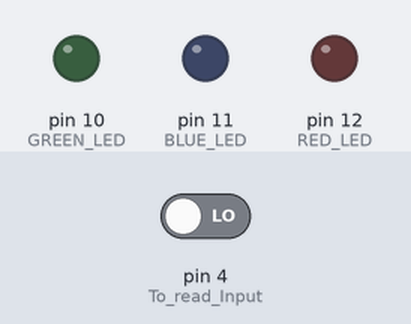
The sketch below on a simulated Arduino Uno, built with avr-gcc and run on an emulated ATmega328P. Shown: output pins drawn as LEDs (lit = HIGH). The test bench sets the inputs (shaded band); at power-on: pin 4 (To_read_Input) LOW.

Above: at 1.2 s.
1.3 s: pin 4 (To_read_Input) driven HIGH
At 1.7 s:
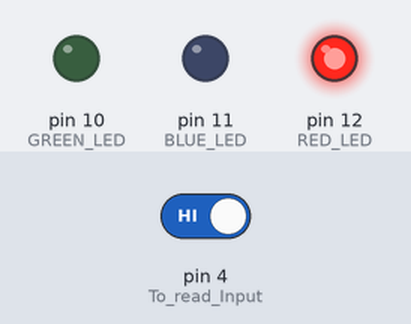
At 2.7 s:
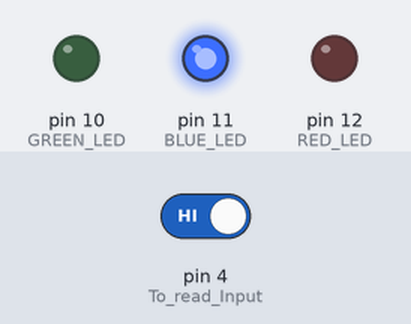
4.3 s: pin 4 (To_read_Input) driven LOW
At 5.3 s:
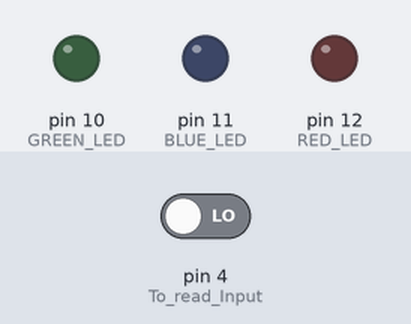
Timing chart, 0 to 7.3 s (numbered marks = the images above; inputs shaded):
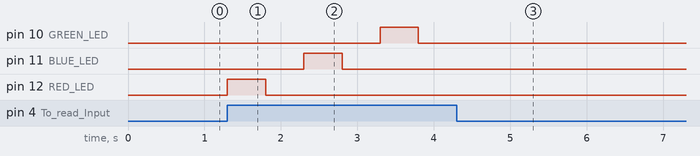

The sketch:

0_1_b_arduino_tricolour_led.ino
```cpp
// C++ code
//Link: https://www.tinkercad.com/things/7fUpKgsiwc0-11barduinotricolourled?sharecode=dR98-mzscHUl5vAHVLwrk-eyB0d7zQIK9TVhN_UG7EA
void setup()
{
  pinMode(12, OUTPUT);  // RED LED
  pinMode(11, OUTPUT);  // BLUE LED
  pinMode(10, OUTPUT);  // GREEN LED
  pinMode(4, INPUT);    // To read Input
}

void loop()
{
  if(digitalRead(4) == HIGH)  // When Pushbutton is pressed
  {
    // Turn on the RED LED
    digitalWrite(12, HIGH);
    delay(500);                // Wait for 500 milliseconds
    digitalWrite(12, LOW);
    delay(500);                // Wait for 500 milliseconds

    // Turn on the BLUE LED
    digitalWrite(11, HIGH);
    delay(500);                // Wait for 500 milliseconds
    digitalWrite(11, LOW);
    delay(500);                // Wait for 500 milliseconds

    // Turn on the GREEN LED
    digitalWrite(10, HIGH);
    delay(500);                // Wait for 500 milliseconds
    digitalWrite(10, LOW);
    delay(500);                // Wait for 500 milliseconds
  }
}
```

Measured:
- after the input at 1.3 s, pin 10 (GREEN_LED): LOW → HIGH after 2.0 s, → LOW 0.50 s later; pin 11 (BLUE_LED): LOW → HIGH after 1.0 s, → LOW 0.50 s later; pin 12 (RED_LED): LOW → HIGH at once, → LOW 0.50 s later
- after the input at 4.3 s, pin 10 (GREEN_LED), pin 11 (BLUE_LED), pin 12 (RED_LED): stops changing and stays LOW
